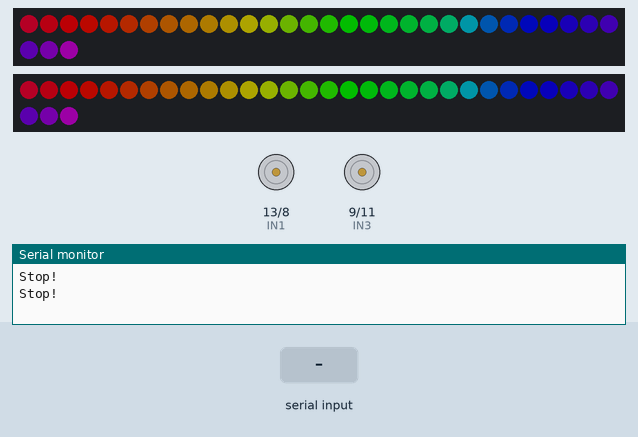
The sketch below on a simulated Arduino Uno, built with avr-gcc and run on an emulated ATmega328P. Shown: 2 × 33 RGB LEDs in strip order, left to right, continuing on the next row, motor-driver pin pairs drawn as motors (green arrow = first pin HIGH = forward, orange = second pin HIGH = backward, longer = more drive, scaled by the enable pin), the last lines printed to the serial monitor. The test bench sets the inputs (shaded band). Dim RGB values are drawn brighter than linear; random numbers use the default seed unless the sketch sets one.

Above: at 1.2 s.
1.3 s: "x" received over Serial
At 1.37 s:
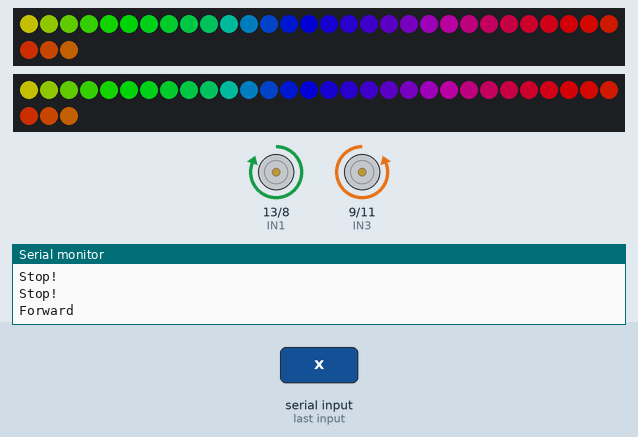
3.9 s: "k" received over Serial
At 4.09 s:
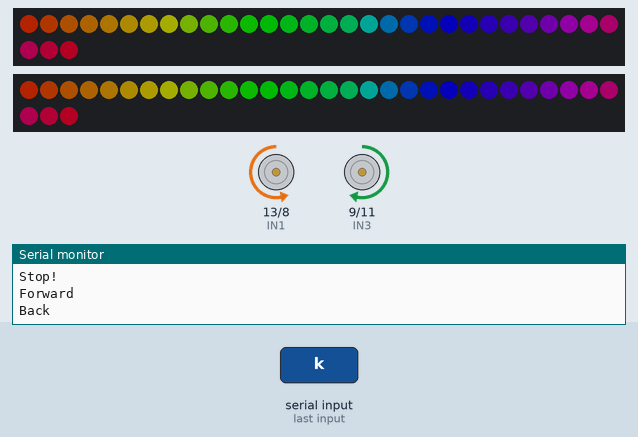
6.3 s: "u" received over Serial
At 6.5 s:
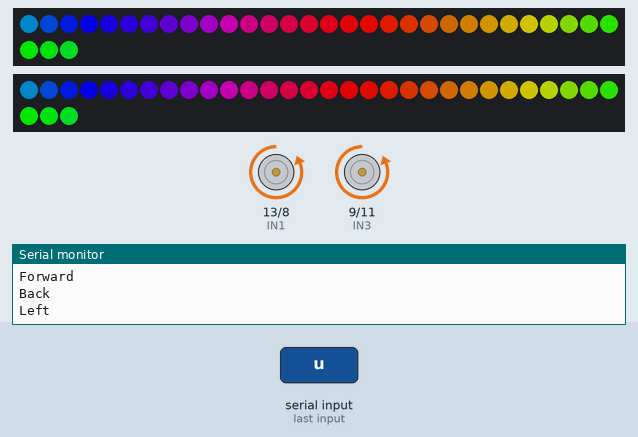
8.7 s: "y" received over Serial
At 8.92 s:
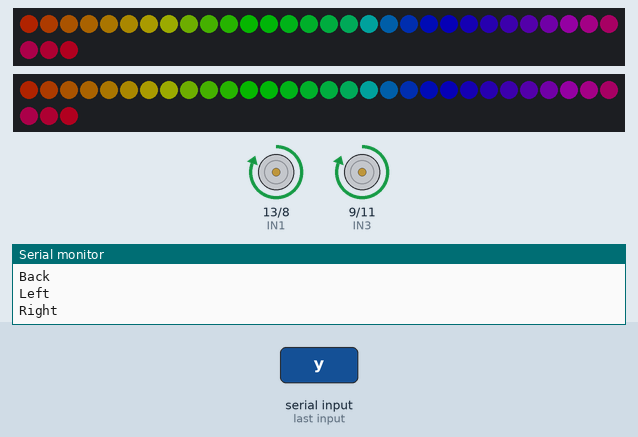
11.1 s: "i" received over Serial
At 11.33 s:
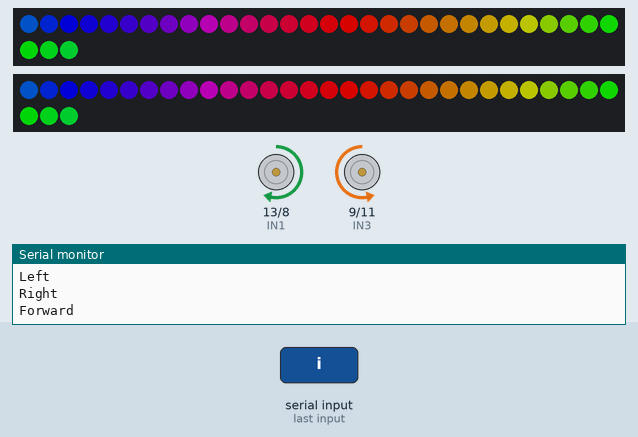
13.5 s: "j" received over Serial
At 13.75 s:
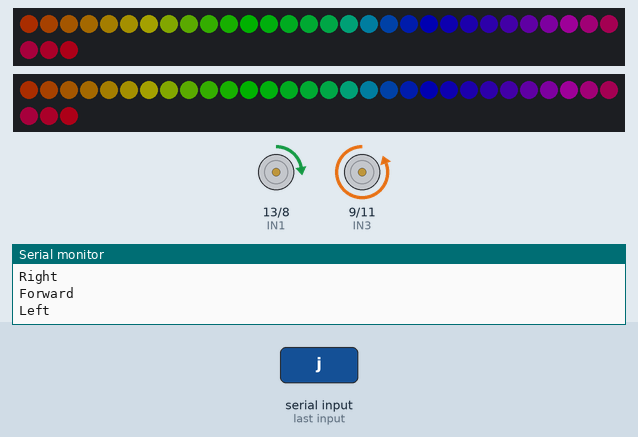
Timing chart, 0 to 16.5 s (numbered marks = the images above; inputs shaded):
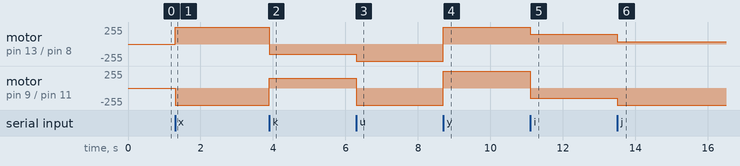

Measured:
- after the input at 1.3 s, motor on pin 13 (IN1) / pin 8 (IN2): stopped → forward 255/255 at once; motor on pin 9 (IN3) / pin 11 (IN4): stopped → backward 255/255 at once
- after the input at 3.9 s, motor on pin 13 (IN1) / pin 8 (IN2): forward 255/255 → backward 150/255 at once; motor on pin 9 (IN3) / pin 11 (IN4): backward 255/255 → forward 150/255 at once
- after the input at 6.3 s, motor on pin 13 (IN1) / pin 8 (IN2): backward 150/255 → backward 255/255 at once; motor on pin 9 (IN3) / pin 11 (IN4): forward 150/255 → backward 255/255 at once
- after the input at 8.7 s, motor on pin 13 (IN1) / pin 8 (IN2), motor on pin 9 (IN3) / pin 11 (IN4): backward 255/255 → forward 255/255 at once
- after the input at 11.1 s, motor on pin 13 (IN1) / pin 8 (IN2): forward 255/255 → forward 150/255 at once; motor on pin 9 (IN3) / pin 11 (IN4): forward 255/255 → backward 150/255 at once
- after the input at 13.5 s, motor on pin 13 (IN1) / pin 8 (IN2): forward 150/255 → forward 31/255 at once; motor on pin 9 (IN3) / pin 11 (IN4): backward 150/255 → backward 255/255 at once

The sketch:

MarioKart.ino
```cpp
// MarioKart

#include "Car.h"

#define HUE_CHANGE 255/NUM_LEDS

// Speed Definitions
#define MAX_SPEED 255
#define MED_SPEED 150

int rainbowStart = 0;
bool state = LOW;
char getstr;

void starPower() {
  if (micros() % 200) {
    fill_rainbow(leds, NUM_LEDS, rainbowStart++, HUE_CHANGE);
  }
  FastLED.setBrightness(random(50, 200));
  FastLED.show();
}

void setup() {
  FastLED.addLeds<CHIPSET, LED_PIN, COLOR_ORDER>(leds, NUM_LEDS).setCorrection(TypicalLEDStrip);
  FastLED.setBrightness(125);
  FastLED.show();
  Serial.begin(9600);
  pinMode(IN1, OUTPUT);
  pinMode(IN2, OUTPUT);
  pinMode(IN3, OUTPUT);
  pinMode(IN4, OUTPUT);
  pinMode(ENA, OUTPUT);
  pinMode(ENB, OUTPUT);
  setupCar();
  stop();
}

void loop() {
  starPower();
  getstr = Serial.read();
  switch (getstr) {
    case 'i': setSpeed(MED_SPEED); forward();     break; // forward medium speed
    case 'x': setSpeed(MAX_SPEED); forward();     break; // forward max speed
    case 'k': setSpeed(MED_SPEED); backward();     break; // back: medium speed
    case 'z': setSpeed(MAX_SPEED); backward();     break; // back: max speed
    case 'j': setSpeed(MAX_SPEED); turnLeft();    break;
    case 'l': setSpeed(MAX_SPEED); turnRight();   break;
    case 'p': stop();        break;
    case 'u': setSpeed(MAX_SPEED); rotateLeft();  break;
    case 'y': setSpeed(MAX_SPEED); rotateRight(); break;
    default:  break;
  }
}

// FastLED.clear()
```

Car.h
```cpp
#ifndef __CAR_H__
#define __CAR_H__

#include <Arduino.h>
#include <FastLED.h>

// Motor Pins
#define ENA 5
#define ENB 6
#define IN1 13
#define IN2 8
#define IN3 9
#define IN4 11

// LED Definitions
#define LED_PIN     7
#define COLOR_ORDER GRB
#define CHIPSET     WS2812B
#define NUM_LEDS    33

#define BRAKE_LED_START_INDEX 6
#define BRAKE_LED_END_INDEX 13

#define LEFT_BRAKE_LED_START_INDEX BRAKE_LED_START_INDEX
#define LEFT_BRAKE_LED_END_INDEX 8

#define RIGHT_BRAKE_LED_START_INDEX 10
#define RIGHT_BRAKE_LED_END_INDEX BRAKE_LED_END_INDEX

#define BEAR_MILLISECONDS 50

void stop();
void setBrakeLights(CRGB lightColor);
void setTurnSignal(CRGB leftColor, CRGB rightColor);

CRGB leds[NUM_LEDS];

int carSpeed = 255;

void setSpeed(int speed) {
  carSpeed = speed;
}

void setupCar() {
  pinMode(IN1, OUTPUT);
  pinMode(IN2, OUTPUT);
  pinMode(IN3, OUTPUT);
  pinMode(IN4, OUTPUT);
  pinMode(ENA, OUTPUT);
  pinMode(ENB, OUTPUT);
  stop();

  FastLED.addLeds<CHIPSET, LED_PIN, COLOR_ORDER>(leds, NUM_LEDS).setCorrection( TypicalLEDStrip );
  FastLED.setBrightness( 125 );
  FastLED.show();
}

void forward(){
  analogWrite(ENA, carSpeed);
  analogWrite(ENB, carSpeed);
  digitalWrite(IN1, HIGH);
  digitalWrite(IN2, LOW);
  digitalWrite(IN3, LOW);
  digitalWrite(IN4, HIGH);
  Serial.println("Forward");
  setBrakeLights(CRGB(0,255,0));
}

void backward() {
  analogWrite(ENA, carSpeed);
  analogWrite(ENB, carSpeed);
  digitalWrite(IN1, LOW);
  digitalWrite(IN2, HIGH);
  digitalWrite(IN3, HIGH);
  digitalWrite(IN4, LOW);
  Serial.println("Back");
}

void rotateLeft() {
  analogWrite(ENA, carSpeed);
  analogWrite(ENB, carSpeed);
  digitalWrite(IN1, LOW);
  digitalWrite(IN2, HIGH);
  digitalWrite(IN3, LOW);
  digitalWrite(IN4, HIGH);
  Serial.println("Left");
  setTurnSignal(CRGB(255,255,0), CRGB(0, 0, 0));
}

void turnLeft() {
  analogWrite(ENA, carSpeed/8);
  analogWrite(ENB, carSpeed);
  digitalWrite(IN1, HIGH);
  digitalWrite(IN2, LOW);
  digitalWrite(IN3, LOW);
  digitalWrite(IN4, HIGH);
  Serial.println("Left");
  setTurnSignal(CRGB(255,255,0), CRGB(0, 0, 0));
}

void rotateRight() {
  analogWrite(ENA, carSpeed);
  analogWrite(ENB, carSpeed);
  digitalWrite(IN1, HIGH);
  digitalWrite(IN2, LOW);
  digitalWrite(IN3, HIGH);
  digitalWrite(IN4, LOW);
  Serial.println("Right");
  setTurnSignal(CRGB(0,0,0), CRGB(255, 255, 0));
}

void turnRight() {
  analogWrite(ENA, carSpeed);
  analogWrite(ENB, carSpeed/8);
  digitalWrite(IN1, HIGH);
  digitalWrite(IN2, LOW);
  digitalWrite(IN3, LOW);
  digitalWrite(IN4, HIGH);
  Serial.println("Right");
  setTurnSignal(CRGB(0,0,0), CRGB(255, 255, 0));
}

void stop() {
  digitalWrite(ENA, LOW);
  digitalWrite(ENB, LOW);
  Serial.println("Stop!");
  setBrakeLights(CRGB(255,0,0));
}

void setBrakeLights(CRGB color) {
  for(int i = BRAKE_LED_START_INDEX; i < BRAKE_LED_END_INDEX; i++) {
    leds[i] = color;
  }
  FastLED.show();
}

void setTurnSignal(CRGB left, CRGB right) {
  for(int i = LEFT_BRAKE_LED_START_INDEX; i < LEFT_BRAKE_LED_END_INDEX; i++) {
    leds[i] = left;
  }

  for(int i = RIGHT_BRAKE_LED_START_INDEX; i < RIGHT_BRAKE_LED_END_INDEX; i++) {
    leds[i] = right;
  }
  FastLED.show();
}

#endif
```
